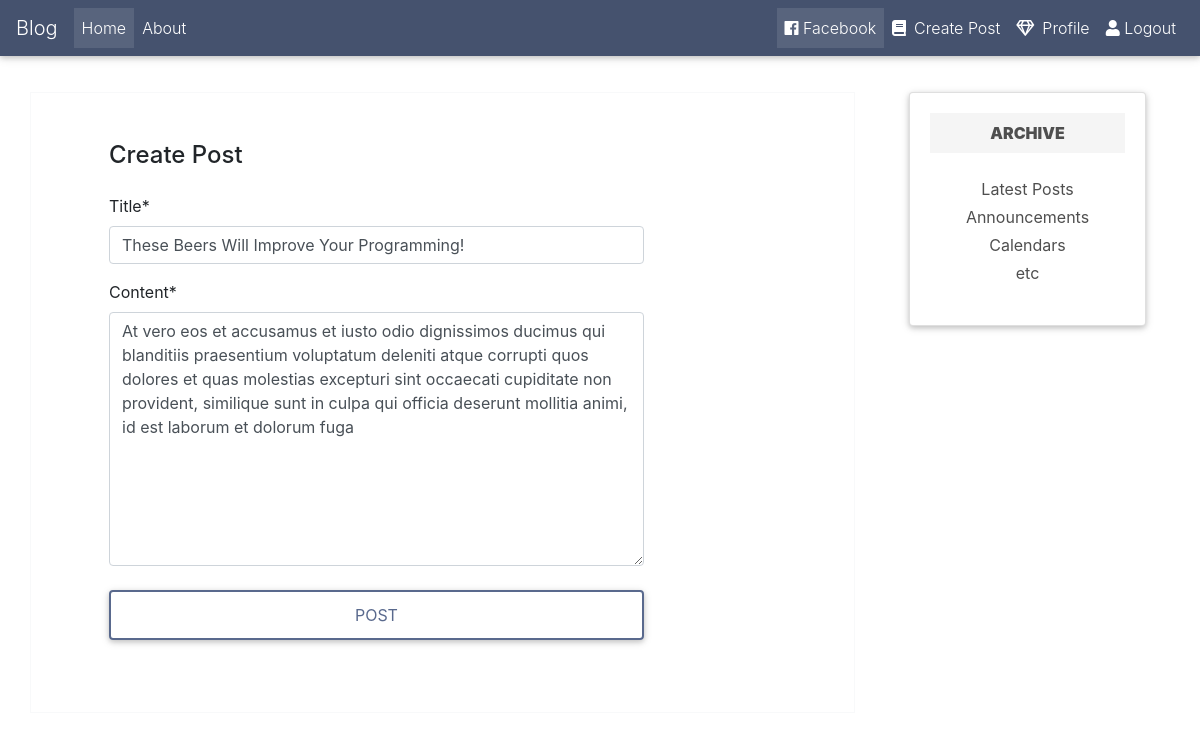
The app's page /post/11/update (signed in) with its own data.
### blog/models.py (models this page shows, shortened)
class Post(models.Model):
    title = models.CharField(max_length=100)
    content = models.TextField()
    date = models.DateTimeField(default=timezone.now)
    author = models.ForeignKey(User, on_delete=models.CASCADE)

### blog/views.py (the view, shortened to what this page needs)
# urls.py: path('post/<int:pk>/update', PostUpdateView.as_view(), name='blog-update'),
class PostUpdateView(LoginRequiredMixin,UserPassesTestMixin, UpdateView):
    model = Post
    fields = ['title', 'content']
    success_url = "/"
    def test_func(self):
        post = self.get_object()
        if self.request.user == post.author:
            return True
        return False

### blog/templates/blog/post_form.html (shortened to what this page needs)
{% extends 'blog/base.html' %}
{% load crispy_forms_tags %}
{% block content %}
<div class="row border border-light container-fluid">
    <div class="col col-md-10">
        <form class="p-5" method="post">
            <p class="h4 mb-4">Create Post </p>
                {{ form|crispy }}
            <button class="btn btn-outline-mdb-color btn-rounded btn-block z-depth-0 my-4 waves-effect" type="submit">Post</button>
        </form>
    </div>
</div>
{% endblock content %}

### records on screen
Post: title "These Beers Will Improve Your Programming!", content "At vero eos et accusamus et iusto odio dignissimos ducimus qui blanditiis praesentium voluptatum deleniti atque corrupti quos dolores et quas molestias excepturi sint occaecati cupiditate non provident, similique sunt in culpa qui officia deserunt mollitia animi, id est laborum et dolorum fuga"
